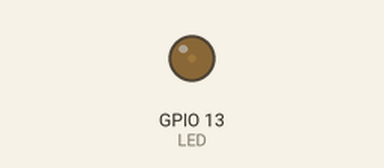
Recording of a program running on a simulated Raspberry Pi (BCM pin numbers). Parts: output pins drawn as LEDs (lit = HIGH).

Above: at 0.05 s.
At 0.3 s:
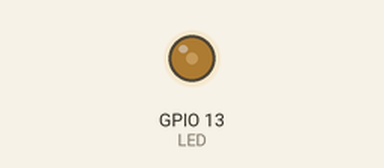
At 0.55 s:
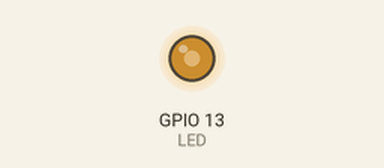
Timing chart, 0 to 3.0 s (numbered marks = the images above):
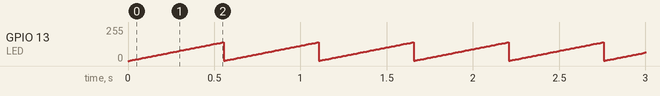

Measured:
- by itself, GPIO 13 (LED): ramps from 3/255 to 140/255 and jumps back, once every 0.55 s

The program:

pwm_led-python3.py
```python
import time
import lgpio

LED = 13

h = lgpio.gpiochip_open(0)
lgpio.gpio_claim_output(h, LED)
led_brightness = 0


try:
	while True:
		led_brightness+=1
		lgpio.tx_pwm(h, LED, 50, led_brightness, 0, 0)
		if led_brightness >= 55:
			led_brightness = 0
		time.sleep(.01)
except KeyboardInterrupt:
	lgpio.gpio_write(h, LED, 0)
	lgpio.gpiochip_close(h)
```
